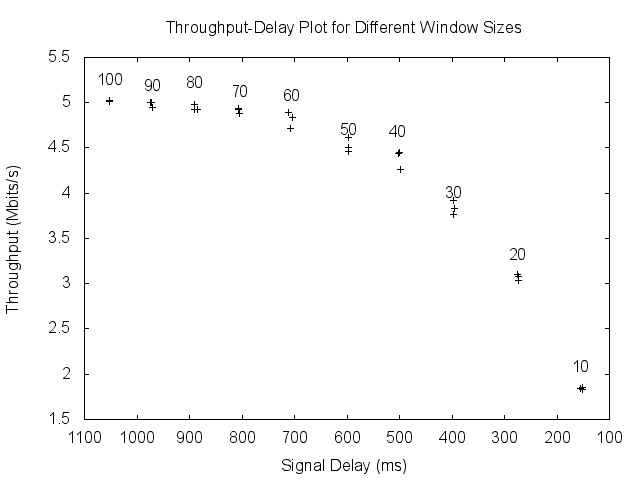

The gnuplot source for this figure:
#!/usr/bin/env gnuplot

reset
set terminal png

set key off
set xlabel "Signal Delay (ms)"
set ylabel "Throughput (Mbits/s)"
set title "Throughput-Delay Plot for Different Window Sizes"
set xrange [*:*] reverse
set datafile separator ","
plot "window_size_plot.csv" using 5:3:1 title "Window size" with labels offset 0,char 1 point
